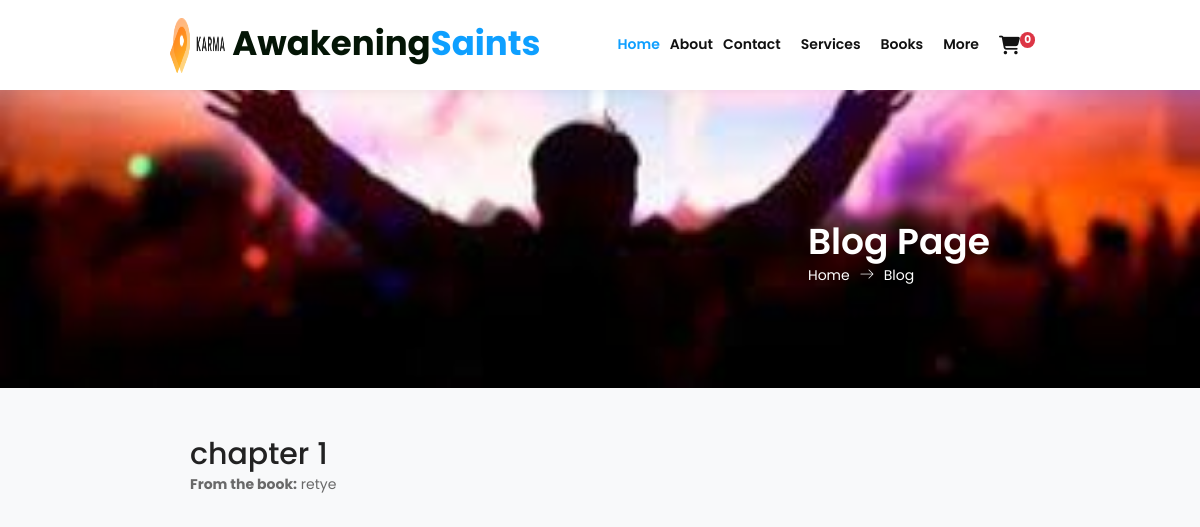
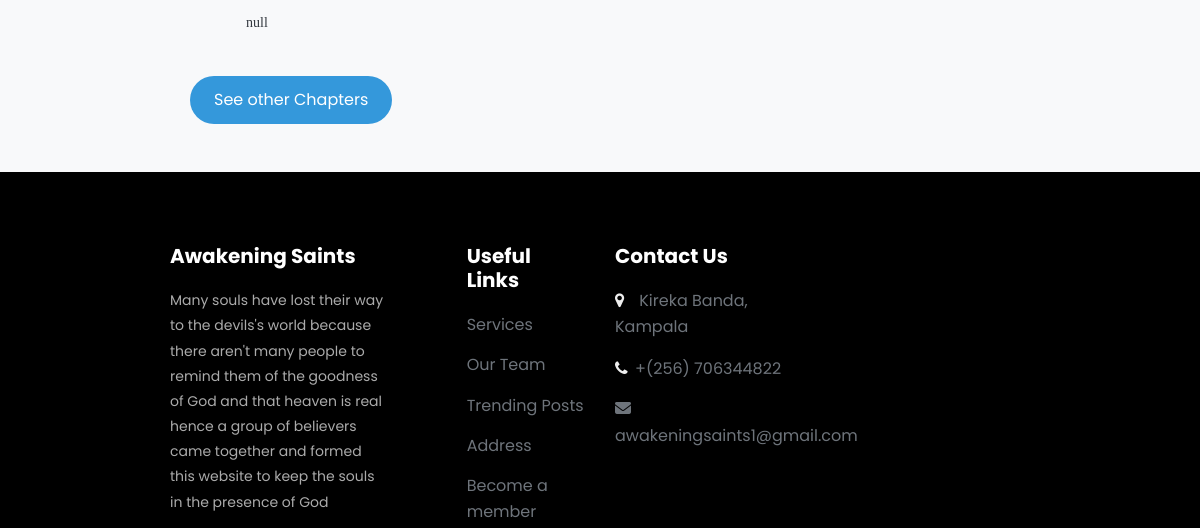
The app's page /book-preview/retye/ (upper part), older data (2 pictures, top to bottom).
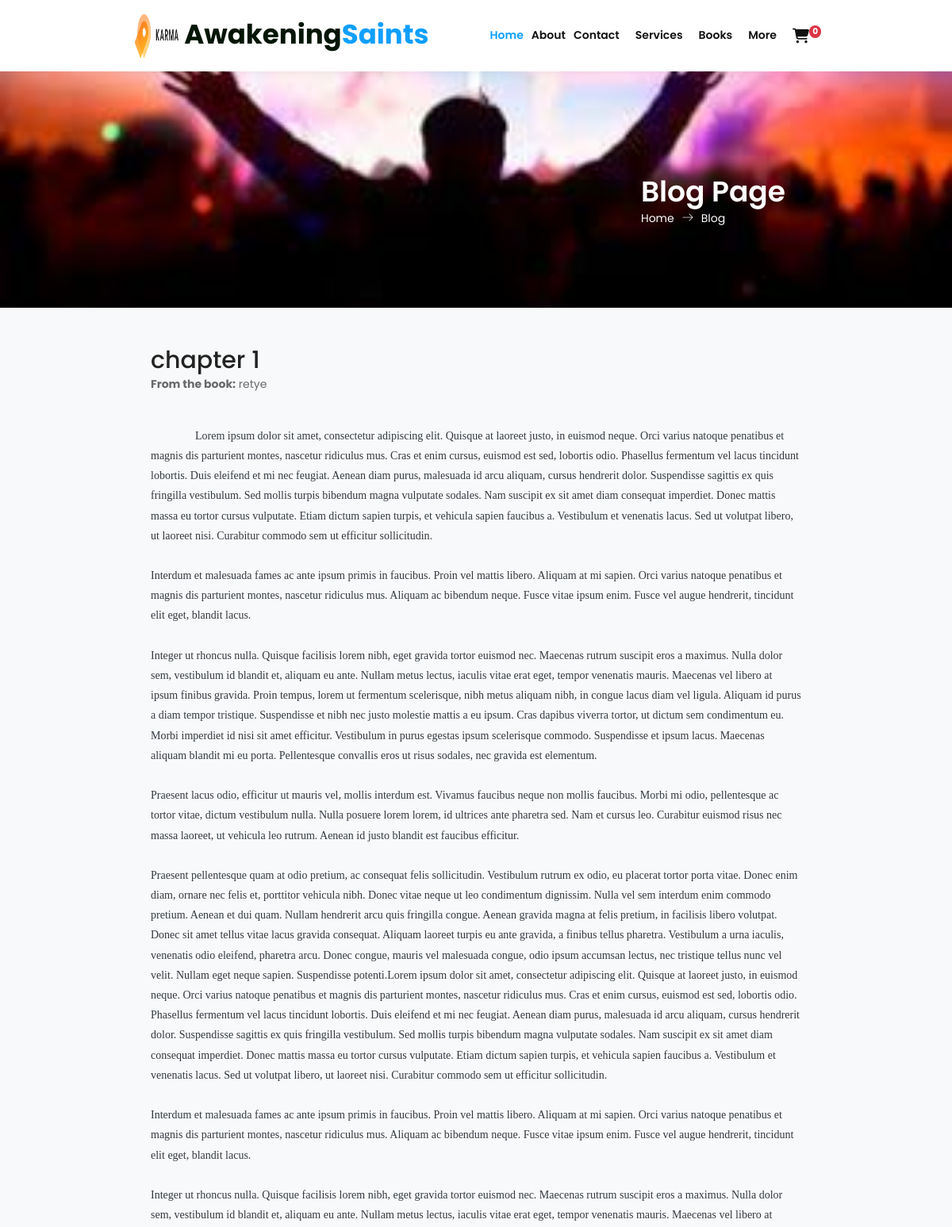
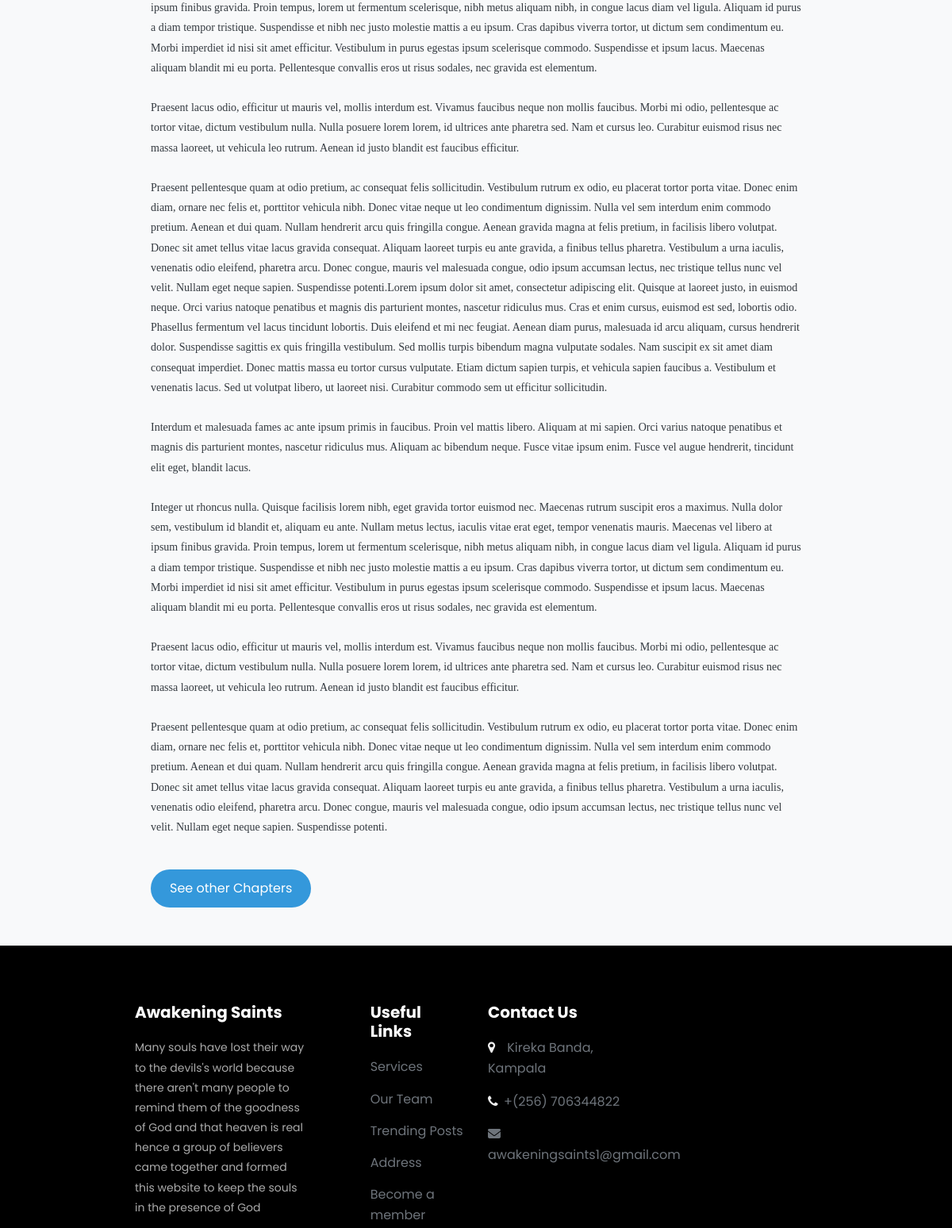
The same page, newer data (2 pictures, top to bottom).
### ecomapp/models.py (models this page shows, shortened)
class BookPreview(models.Model):
    book = models.OneToOneField('Product', on_delete=models.CASCADE, related_name='preview')
    chapter_title = models.CharField(max_length=255)
    content = models.TextField()  # Replace file with content field

### ecomapp/views.py (the view)
# urls.py: path('book-preview/<slug:product_slug>/', views.book_preview, name='book_preview'),
def book_preview(request, product_slug):
    product = get_object_or_404(Product, product_slug=product_slug, in_stock=True)
    preview = get_object_or_404(BookPreview, book=product)
    context = {
        'product': product,
        'preview': preview,
    }
    return render(request, 'main/ecomapp/preview.html', context)

### basketapp/basket.py (called while the page is built)
    def __len__(self):
        return sum(item['qty'] for item in self.basket.values())

### basketapp/context_processors.py (called while the page is built)
def cart(request):
    return { 'cart': cartbasket(request)}

### ecomapp/context_processors.py (called while the page is built)
def categories(request):
    return {
        'categories':Category.objects.all()
    }

### templates/main/ecomapp/preview.html (shortened to what this page needs)
{% extends 'base.html' %}
{% load static %}
{% block content %}
    <section class="banner-area organic-breadcrumb">
        <div class="container">
            <div class="breadcrumb-banner d-flex flex-wrap align-items-center justify-content-end">
                <div class="col-first">
                    <h1>Blog Page</h1>
                    <nav class="d-flex align-items-center">
                        <a href="index.html">Home<span class="lnr lnr-arrow-right"></span></a>
                        <a href="category.html">Blog</a>
                    </nav>
                </div>
            </div>
        </div>
    </section>
    <section class="blog_area">
        <div class="container">
         <div class="container py-5">
            <h2>{{ preview.chapter_title }}</h2>
            <p><strong>From the book:</strong> {{ product.title }}</p>
            <div class="preview-content" style="white-space: pre-wrap;">
                {{ preview.content }}
            </div>
            <a href="{% url 'sales:product_detail' product.product_slug %}" class="btn btn-primary mt-3">
                See other Chapters
            </a>
        </div>
        </div>
    </section>
{% endblock %}

Row changes from the older to the newer data that the page shows:
changed BookPreview "chapter 1": content "null" → "Lorem ipsum dolor sit amet, consectetur adipiscing elit. Quisque at laoreet justo, in euismod neque. Orci varius natoque penatibus et magnis dis parturient montes, nascetur ridiculus mus. Cras et enim cursus, euismod est sed, lobortis odio. Phasellus fermentum vel lacus tincidunt lobortis. Duis eleifend et mi nec feugiat. Aenean diam purus, malesuada id arcu aliquam, cursus hendrerit dolor. Suspendisse sagittis ex quis fringilla vestibulum. Sed mollis turpis bibendum magna vulputate sodales. Nam suscipit ex sit amet diam consequat imperdiet. Donec mattis massa eu tortor cursus vulputate. Etiam dictum sapien turpis, et vehicula sapien faucibus a. Vestibulum et venenatis lacus. Sed ut…"
